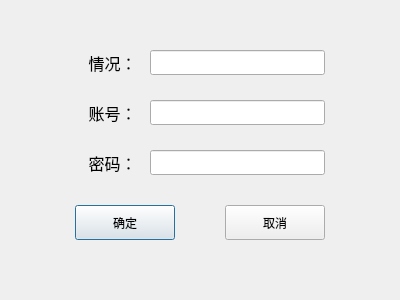
<?xml version="1.0" encoding="UTF-8"?>
<ui version="4.0">
 <class>Dialog</class>
 <widget class="QDialog" name="Dialog">
  <property name="geometry">
   <rect>
    <x>0</x>
    <y>0</y>
    <width>400</width>
    <height>300</height>
   </rect>
  </property>
  <property name="windowTitle">
   <string>添加</string>
  </property>
  <widget class="QLabel" name="label">
   <property name="geometry">
    <rect>
     <x>75</x>
     <y>50</y>
     <width>75</width>
     <height>25</height>
    </rect>
   </property>
   <property name="font">
    <font>
     <pointsize>12</pointsize>
    </font>
   </property>
   <property name="text">
    <string>情况：</string>
   </property>
   <property name="alignment">
    <set>Qt::AlignCenter</set>
   </property>
  </widget>
  <widget class="QLabel" name="label_2">
   <property name="geometry">
    <rect>
     <x>75</x>
     <y>100</y>
     <width>75</width>
     <height>25</height>
    </rect>
   </property>
   <property name="font">
    <font>
     <pointsize>12</pointsize>
    </font>
   </property>
   <property name="text">
    <string>账号：</string>
   </property>
   <property name="alignment">
    <set>Qt::AlignCenter</set>
   </property>
  </widget>
  <widget class="QLabel" name="label_3">
   <property name="geometry">
    <rect>
     <x>75</x>
     <y>150</y>
     <width>75</width>
     <height>25</height>
    </rect>
   </property>
   <property name="font">
    <font>
     <pointsize>12</pointsize>
    </font>
   </property>
   <property name="text">
    <string>密码：</string>
   </property>
   <property name="alignment">
    <set>Qt::AlignCenter</set>
   </property>
  </widget>
  <widget class="QLineEdit" name="condition">
   <property name="geometry">
    <rect>
     <x>150</x>
     <y>50</y>
     <width>175</width>
     <height>25</height>
    </rect>
   </property>
  </widget>
  <widget class="QLineEdit" name="username">
   <property name="geometry">
    <rect>
     <x>150</x>
     <y>100</y>
     <width>175</width>
     <height>25</height>
    </rect>
   </property>
  </widget>
  <widget class="QLineEdit" name="password">
   <property name="geometry">
    <rect>
     <x>150</x>
     <y>150</y>
     <width>175</width>
     <height>25</height>
    </rect>
   </property>
  </widget>
  <widget class="QPushButton" name="ensureBtn">
   <property name="geometry">
    <rect>
     <x>75</x>
     <y>205</y>
     <width>100</width>
     <height>35</height>
    </rect>
   </property>
   <property name="text">
    <string>确定</string>
   </property>
  </widget>
  <widget class="QPushButton" name="cancelBtn">
   <property name="geometry">
    <rect>
     <x>225</x>
     <y>205</y>
     <width>100</width>
     <height>35</height>
    </rect>
   </property>
   <property name="text">
    <string>取消</string>
   </property>
  </widget>
 </widget>
 <resources/>
 <connections/>
</ui>
